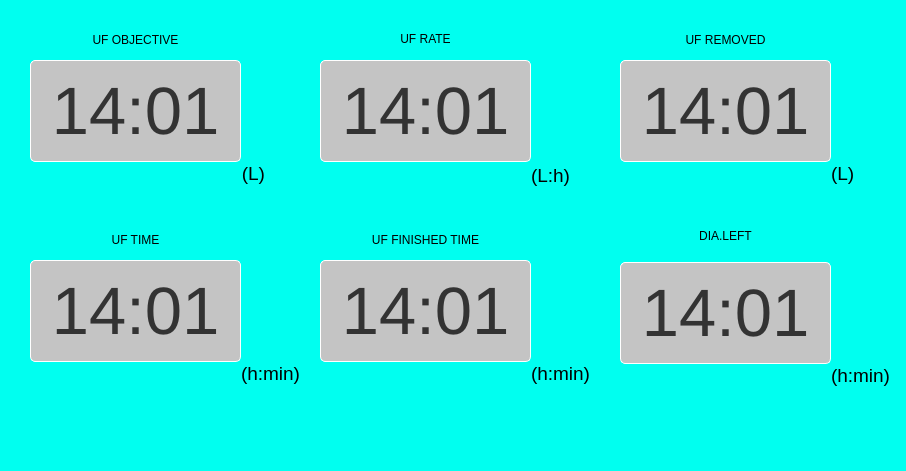
             <widget class="QStackedWidget" name="stackedWidget">
              <property name="geometry">
               <rect>
                <x>460</x>
                <y>90</y>
                <width>906</width>
                <height>471</height>
               </rect>
              </property>
              <property name="styleSheet">
               <string notr="true">background-color: rgb(0, 255, 240);</string>
              </property>
              <widget class="QWidget" name="page">
               <widget class="QFrame" name="frame_25">
                <property name="geometry">
                 <rect>
                  <x>320</x>
                  <y>20</y>
                  <width>261</width>
                  <height>181</height>
                 </rect>
                </property>
                <property name="frameShape">
                 <enum>QFrame::NoFrame</enum>
                </property>
                <property name="frameShadow">
                 <enum>QFrame::Raised</enum>
                </property>
                <layout class="QGridLayout" name="gridLayout_16">
                 <property name="leftMargin">
                  <number>0</number>
                 </property>
                 <property name="topMargin">
                  <number>0</number>
                 </property>
                 <property name="rightMargin">
                  <number>0</number>
                 </property>
                 <property name="bottomMargin">
                  <number>0</number>
                 </property>
                 <property name="horizontalSpacing">
                  <number>0</number>
                 </property>
                 <property name="verticalSpacing">
                  <number>2</number>
                 </property>
                 <item row="1" column="0">
                  <widget class="QPushButton" name="ufrate_button">
                   <property name="minimumSize">
                    <size>
                     <width>211</width>
                     <height>102</height>
                    </size>
                   </property>
                   <property name="maximumSize">
                    <size>
                     <width>211</width>
                     <height>102</height>
                    </size>
                   </property>
                   <property name="styleSheet">
                    <string notr="true">font: 50pt;
color: #333;
background: #C4C4C4;
border: 1px solid #FFFFFF;
box-sizing: border-box;
box-shadow: 0px 4px 4px rgba(0, 0, 0, 0.25);
border-radius: 5px;</string>
                   </property>
                   <property name="text">
                    <string>14:01</string>
                   </property>
                  </widget>
                 </item>
                 <item row="0" column="0">
                  <widget class="QLabel" name="label_23">
                   <property name="font">
                    <font>
                     <weight>50</weight>
                     <italic>false</italic>
                     <bold>false</bold>
                    </font>
                   </property>
                   <property name="styleSheet">
                    <string notr="true"/>
                   </property>
                   <property name="text">
                    <string>UF RATE</string>
                   </property>
                   <property name="alignment">
                    <set>Qt::AlignCenter</set>
                   </property>
                  </widget>
                 </item>
                 <item row="2" column="1">
                  <widget class="QLabel" name="label_43">
                   <property name="font">
                    <font>
                     <pointsize>14</pointsize>
                    </font>
                   </property>
                   <property name="styleSheet">
                    <string notr="true"/>
                   </property>
                   <property name="text">
                    <string>(L:h)</string>
                   </property>
                   <property name="alignment">
                    <set>Qt::AlignLeading|Qt::AlignLeft|Qt::AlignTop</set>
                   </property>
                  </widget>
                 </item>
                </layout>
               </widget>
               <widget class="QFrame" name="frame_29">
                <property name="geometry">
                 <rect>
                  <x>30</x>
                  <y>20</y>
                  <width>241</width>
                  <height>181</height>
                 </rect>
                </property>
                <property name="frameShape">
                 <enum>QFrame::NoFrame</enum>
                </property>
                <property name="frameShadow">
                 <enum>QFrame::Raised</enum>
                </property>
                <layout class="QGridLayout" name="gridLayout_11">
                 <property name="leftMargin">
                  <number>0</number>
                 </property>
                 <property name="topMargin">
                  <number>0</number>
                 </property>
                 <property name="rightMargin">
                  <number>0</number>
                 </property>
                 <property name="bottomMargin">
                  <number>0</number>
                 </property>
                 <property name="spacing">
                  <number>0</number>
                 </property>
                 <item row="1" column="0">
                  <widget class="QPushButton" name="ufobj_button">
                   <property name="minimumSize">
                    <size>
                     <width>211</width>
                     <height>102</height>
                    </size>
                   </property>
                   <property name="maximumSize">
                    <size>
                     <width>211</width>
                     <height>102</height>
                    </size>
                   </property>
                   <property name="styleSheet">
                    <string notr="true">font: 50pt;
color: #333;
background: #C4C4C4;
border: 1px solid #FFFFFF;
box-sizing: border-box;
box-shadow: 0px 4px 4px rgba(0, 0, 0, 0.25);
border-radius: 5px;</string>
                   </property>
                   <property name="text">
                    <string>14:01</string>
                   </property>
                  </widget>
                 </item>
                 <item row="2" column="1" alignment="Qt::AlignLeft|Qt::AlignTop">
                  <widget class="QLabel" name="label_44">
                   <property name="font">
                    <font>
                     <pointsize>14</pointsize>
                    </font>
                   </property>
                   <property name="styleSheet">
                    <string notr="true"/>
                   </property>
                   <property name="text">
                    <string>(L)</string>
                   </property>
                   <property name="alignment">
                    <set>Qt::AlignRight|Qt::AlignTrailing|Qt::AlignVCenter</set>
                   </property>
                  </widget>
                 </item>
                 <item row="0" column="0">
                  <widget class="QLabel" name="label_26">
                   <property name="font">
                    <font>
                     <weight>50</weight>
                     <italic>false</italic>
                     <bold>false</bold>
                    </font>
                   </property>
                   <property name="styleSheet">
                    <string notr="true"/>
                   </property>
                   <property name="text">
                    <string>UF OBJECTIVE</string>
                   </property>
                   <property name="alignment">
                    <set>Qt::AlignCenter</set>
                   </property>
                  </widget>
                 </item>
                </layout>
               </widget>
               <widget class="QFrame" name="frame_33">
                <property name="geometry">
                 <rect>
                  <x>620</x>
                  <y>20</y>
                  <width>241</width>
                  <height>181</height>
                 </rect>
                </property>
                <property name="frameShape">
                 <enum>QFrame::NoFrame</enum>
                </property>
                <property name="frameShadow">
                 <enum>QFrame::Raised</enum>
                </property>
                <layout class="QGridLayout" name="gridLayout_17">
                 <property name="leftMargin">
                  <number>0</number>
                 </property>
                 <property name="topMargin">
                  <number>0</number>
                 </property>
                 <property name="rightMargin">
                  <number>0</number>
                 </property>
                 <property name="bottomMargin">
                  <number>0</number>
                 </property>
                 <property name="spacing">
                  <number>0</number>
                 </property>
                 <item row="1" column="0">
                  <widget class="QPushButton" name="ufrmv_button">
                   <property name="minimumSize">
                    <size>
                     <width>211</width>
                     <height>102</height>
                    </size>
                   </property>
                   <property name="maximumSize">
                    <size>
                     <width>211</width>
                     <height>102</height>
                    </size>
                   </property>
                   <property name="styleSheet">
                    <string notr="true">font: 50pt;
color: #333;
background: #C4C4C4;
border: 1px solid #FFFFFF;
box-sizing: border-box;
box-shadow: 0px 4px 4px rgba(0, 0, 0, 0.25);
border-radius: 5px;</string>
                   </property>
                   <property name="text">
                    <string>14:01</string>
                   </property>
                  </widget>
                 </item>
                 <item row="0" column="0">
                  <widget class="QLabel" name="label_27">
                   <property name="font">
                    <font>
                     <weight>50</weight>
                     <italic>false</italic>
                     <bold>false</bold>
                    </font>
                   </property>
                   <property name="styleSheet">
                    <string notr="true"/>
                   </property>
                   <property name="text">
                    <string>UF REMOVED</string>
                   </property>
                   <property name="alignment">
                    <set>Qt::AlignCenter</set>
                   </property>
                  </widget>
                 </item>
                 <item row="2" column="1">
                  <widget class="QLabel" name="label_45">
                   <property name="font">
                    <font>
                     <pointsize>14</pointsize>
                    </font>
                   </property>
                   <property name="styleSheet">
                    <string notr="true"/>
                   </property>
                   <property name="text">
                    <string>(L)</string>
                   </property>
                   <property name="alignment">
                    <set>Qt::AlignLeading|Qt::AlignLeft|Qt::AlignTop</set>
                   </property>
                  </widget>
                 </item>
                </layout>
               </widget>
               <widget class="QFrame" name="frame_24">
                <property name="geometry">
                 <rect>
                  <x>30</x>
                  <y>220</y>
                  <width>287</width>
                  <height>181</height>
                 </rect>
                </property>
                <property name="frameShape">
                 <enum>QFrame::NoFrame</enum>
                </property>
                <property name="frameShadow">
                 <enum>QFrame::Raised</enum>
                </property>
                <layout class="QGridLayout" name="gridLayout_8">
                 <property name="leftMargin">
                  <number>0</number>
                 </property>
                 <property name="topMargin">
                  <number>0</number>
                 </property>
                 <property name="rightMargin">
                  <number>0</number>
                 </property>
                 <property name="bottomMargin">
                  <number>0</number>
                 </property>
                 <property name="spacing">
                  <number>0</number>
                 </property>
                 <item row="2" column="1">
                  <widget class="QLabel" name="label_24">
                   <property name="font">
                    <font>
                     <pointsize>14</pointsize>
                    </font>
                   </property>
                   <property name="styleSheet">
                    <string notr="true"/>
                   </property>
                   <property name="text">
                    <string>(h:min)</string>
                   </property>
                   <property name="alignment">
                    <set>Qt::AlignLeading|Qt::AlignLeft|Qt::AlignTop</set>
                   </property>
                  </widget>
                 </item>
                 <item row="1" column="0">
                  <widget class="QPushButton" name="uftime_button">
                   <property name="minimumSize">
                    <size>
                     <width>211</width>
                     <height>102</height>
                    </size>
                   </property>
                   <property name="maximumSize">
                    <size>
                     <width>211</width>
                     <height>102</height>
                    </size>
                   </property>
                   <property name="styleSheet">
                    <string notr="true">font: 50pt;
color: #333;
background: #C4C4C4;
border: 1px solid #FFFFFF;
box-sizing: border-box;
box-shadow: 0px 4px 4px rgba(0, 0, 0, 0.25);
border-radius: 5px;</string>
                   </property>
                   <property name="text">
                    <string>14:01</string>
                   </property>
                  </widget>
                 </item>
                 <item row="0" column="0">
                  <widget class="QLabel" name="label_12">
                   <property name="font">
                    <font>
                     <weight>50</weight>
                     <italic>false</italic>
                     <bold>false</bold>
                    </font>
                   </property>
                   <property name="styleSheet">
                    <string notr="true"/>
                   </property>
                   <property name="text">
                    <string>UF TIME</string>
                   </property>
                   <property name="alignment">
                    <set>Qt::AlignCenter</set>
                   </property>
                  </widget>
                 </item>
                </layout>
               </widget>
               <widget class="QFrame" name="frame_27">
                <property name="geometry">
                 <rect>
                  <x>320</x>
                  <y>220</y>
                  <width>287</width>
                  <height>181</height>
                 </rect>
                </property>
                <property name="frameShape">
                 <enum>QFrame::NoFrame</enum>
                </property>
                <property name="frameShadow">
                 <enum>QFrame::Raised</enum>
                </property>
                <layout class="QGridLayout" name="gridLayout_12">
                 <property name="leftMargin">
                  <number>0</number>
                 </property>
                 <property name="topMargin">
                  <number>0</number>
                 </property>
                 <property name="rightMargin">
                  <number>0</number>
                 </property>
                 <property name="bottomMargin">
                  <number>0</number>
                 </property>
                 <property name="spacing">
                  <number>0</number>
                 </property>
                 <item row="1" column="0">
                  <widget class="QPushButton" name="countdown_edit">
                   <property name="minimumSize">
                    <size>
                     <width>211</width>
                     <height>102</height>
                    </size>
                   </property>
                   <property name="maximumSize">
                    <size>
                     <width>211</width>
                     <height>102</height>
                    </size>
                   </property>
                   <property name="styleSheet">
                    <string notr="true">font: 50pt;
color: #333;
background: #C4C4C4;
border: 1px solid #FFFFFF;
box-sizing: border-box;
box-shadow: 0px 4px 4px rgba(0, 0, 0, 0.25);
border-radius: 5px;</string>
                   </property>
                   <property name="text">
                    <string>14:01</string>
                   </property>
                  </widget>
                 </item>
                 <item row="2" column="1">
                  <widget class="QLabel" name="label_46">
                   <property name="font">
                    <font>
                     <pointsize>14</pointsize>
                    </font>
                   </property>
                   <property name="styleSheet">
                    <string notr="true"/>
                   </property>
                   <property name="text">
                    <string>(h:min)</string>
                   </property>
                   <property name="alignment">
                    <set>Qt::AlignLeading|Qt::AlignLeft|Qt::AlignTop</set>
                   </property>
                  </widget>
                 </item>
                 <item row="0" column="0">
                  <widget class="QLabel" name="label_25">
                   <property name="font">
                    <font>
                     <weight>50</weight>
                     <italic>false</italic>
                     <bold>false</bold>
                    </font>
                   </property>
                   <property name="styleSheet">
                    <string notr="true"/>
                   </property>
                   <property name="text">
                    <string>UF FINISHED TIME</string>
                   </property>
                   <property name="alignment">
                    <set>Qt::AlignCenter</set>
                   </property>
                  </widget>
                 </item>
                </layout>
               </widget>
               <widget class="QFrame" name="frame_31">
                <property name="geometry">
                 <rect>
                  <x>620</x>
                  <y>210</y>
                  <width>287</width>
                  <height>206</height>
                 </rect>
                </property>
                <property name="frameShape">
                 <enum>QFrame::NoFrame</enum>
                </property>
                <property name="frameShadow">
                 <enum>QFrame::Raised</enum>
                </property>
                <layout class="QGridLayout" name="gridLayout_13">
                 <property name="leftMargin">
                  <number>0</number>
                 </property>
                 <property name="topMargin">
                  <number>0</number>
                 </property>
                 <property name="rightMargin">
                  <number>0</number>
                 </property>
                 <property name="bottomMargin">
                  <number>0</number>
                 </property>
                 <property name="spacing">
                  <number>0</number>
                 </property>
                 <item row="0" column="0">
                  <widget class="QLabel" name="label_28">
                   <property name="font">
                    <font>
                     <weight>50</weight>
                     <italic>false</italic>
                     <bold>false</bold>
                    </font>
                   </property>
                   <property name="styleSheet">
                    <string notr="true"/>
                   </property>
                   <property name="text">
                    <string>DIA.LEFT</string>
                   </property>
                   <property name="alignment">
                    <set>Qt::AlignCenter</set>
                   </property>
                  </widget>
                 </item>
                 <item row="1" column="0">
                  <widget class="QPushButton" name="cd_edit">
                   <property name="minimumSize">
                    <size>
                     <width>211</width>
                     <height>102</height>
                    </size>
                   </property>
                   <property name="maximumSize">
                    <size>
                     <width>211</width>
                     <height>102</height>
                    </size>
                   </property>
                   <property name="styleSheet">
                    <string notr="true">font: 50pt;
color: #333;
background: #C4C4C4;
border: 1px solid #FFFFFF;
box-sizing: border-box;
box-shadow: 0px 4px 4px rgba(0, 0, 0, 0.25);
border-radius: 5px;</string>
                   </property>
                   <property name="text">
                    <string>14:01</string>
                   </property>
                  </widget>
                 </item>
                 <item row="2" column="1">
                  <widget class="QLabel" name="label_47">
                   <property name="font">
                    <font>
                     <pointsize>14</pointsize>
                    </font>
                   </property>
                   <property name="styleSheet">
                    <string notr="true"/>
                   </property>
                   <property name="text">
                    <string>(h:min)</string>
                   </property>
                   <property name="alignment">
                    <set>Qt::AlignLeading|Qt::AlignLeft|Qt::AlignTop</set>
                   </property>
                  </widget>
                 </item>
                </layout>
               </widget>
              </widget>
              <widget class="QWidget" name="page_2"/>
             </widget>
